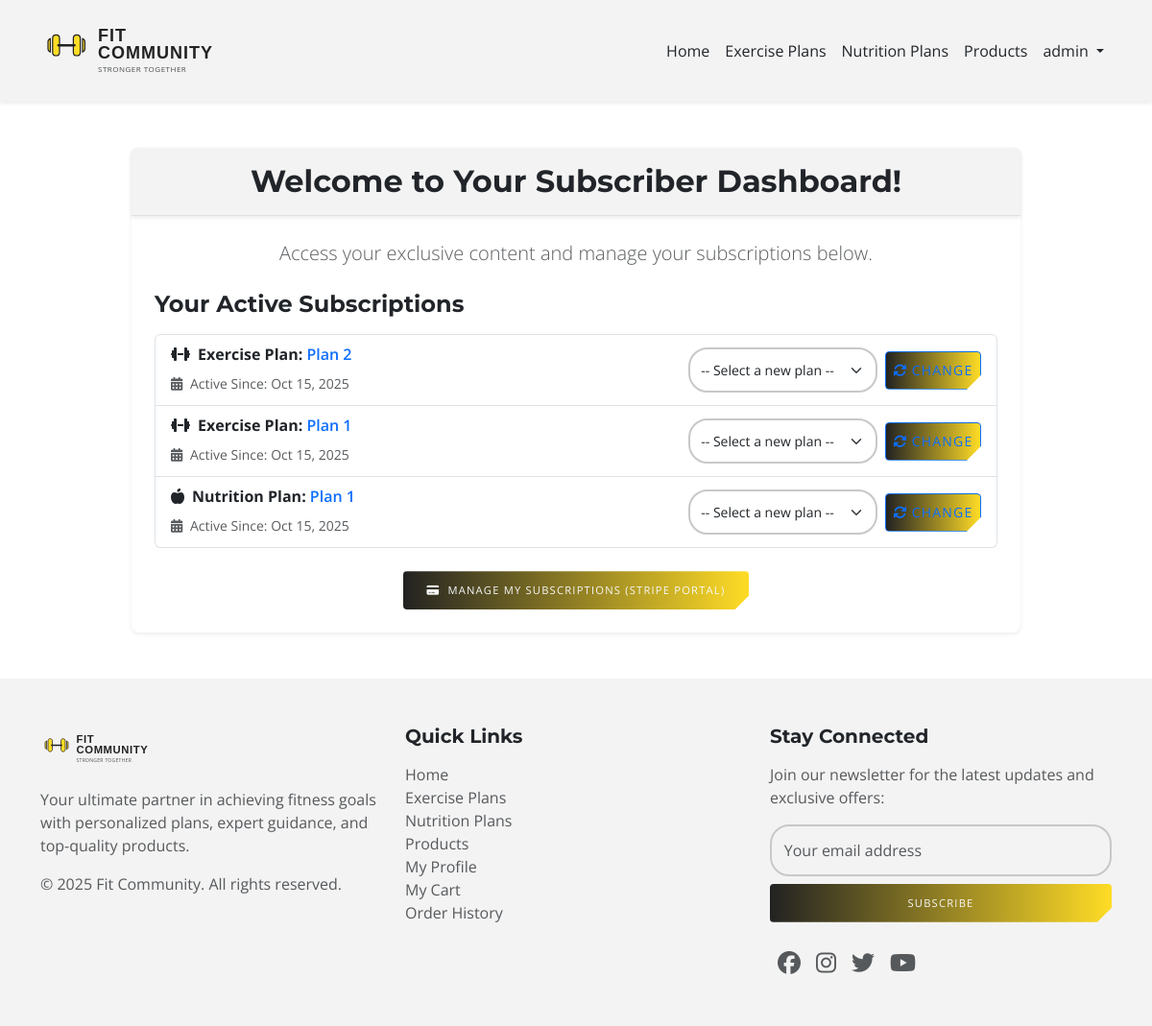
Screenshot of /subscriptions/dashboard/ (signed in) with the database file from the repository.
### subscriptions/models.py (models this page shows, shortened)
class Subscription(models.Model):
    user = models.ForeignKey(
        User, on_delete=models.CASCADE, related_name='subscriptions'
    )
    exercise_plan = models.ForeignKey(
        ExercisePlan, on_delete=models.SET_NULL, null=True, blank=True
    )
    nutrition_plan = models.ForeignKey(
        NutritionPlan, on_delete=models.SET_NULL, null=True, blank=True
    )
    stripe_subscription_id = models.CharField(
        max_length=255, unique=True, blank=True, null=True
    )
    stripe_customer_id = models.CharField(
        max_length=255, blank=True, null=True
    )
    start_date = models.DateTimeField(auto_now_add=True)
    end_date = models.DateTimeField(null=True, blank=True)
    is_active = models.BooleanField(default=True)
    class Meta:
        unique_together = ('user', 'exercise_plan', 'nutrition_plan')

### fitness/models.py (models this page shows, shortened)
class ExercisePlan(models.Model):
    title = models.CharField(max_length=100)
    description = models.TextField()
    price = models.DecimalField(max_digits=8, decimal_places=2)
    duration_weeks = models.PositiveIntegerField()
    stripe_price_id = models.CharField(
        max_length=255, blank=True, null=True, unique=True
    )
    image = models.ImageField(upload_to='plan_images/', blank=True, null=True)

class NutritionPlan(models.Model):
    title = models.CharField(max_length=100)
    description = models.TextField()
    price = models.DecimalField(max_digits=8, decimal_places=2)
    duration_weeks = models.PositiveIntegerField()
    stripe_price_id = models.CharField(
        max_length=255, blank=True, null=True, unique=True
    )
    image = models.ImageField(upload_to='plan_images/', blank=True, null=True)

### subscriptions/views.py (the view)
@login_required
def subscribed_dashboard(request):
    if not has_active_subscription(request.user):
        messages.warning(request, 'Active subscription required.')
        return redirect('home')
    from fitness.models import ExercisePlan, NutritionPlan  # safe import here
    active = Subscription.objects.filter(user=request.user, is_active=True)
    active_exercise_ids = [
        sub.exercise_plan.id for sub in active if sub.exercise_plan
    ]
    active_nutrition_ids = [
        sub.nutrition_plan.id for sub in active if sub.nutrition_plan
    ]
    available_exercise_plans = ExercisePlan.objects.exclude(
        id__in=active_exercise_ids
    )
    available_nutrition_plans = NutritionPlan.objects.exclude(
        id__in=active_nutrition_ids
    )
    context = {
        "active_subscriptions": active,
        "available_exercise_plans": available_exercise_plans,
        "available_nutrition_plans": available_nutrition_plans,
    }
    return render(
        request,
        'registration/subscribed_dashboard.html',
        context,
    )

### subscriptions/views.py (called while the page is built)
def has_active_subscription(user, plan_type=None, plan_id=None):
    if not user.is_authenticated:
        return False
    subs = user.subscriptions.filter(is_active=True)
    if plan_type == 'exercise_plan' and plan_id:
        return subs.filter(exercise_plan__id=plan_id).exists()
    if plan_type == 'nutrition_plan' and plan_id:
        return subs.filter(nutrition_plan__id=plan_id).exists()
    if plan_type is None:
        return subs.exists()
    return False

### templates/registration/subscribed_dashboard.html (shortened to what this page needs)
{% extends 'base.html' %}
{% block content %}
<div class="container my-5">
    <div class="row justify-content-center">
        <div class="col-lg-10 col-md-12">
            <div class="card shadow-sm border-0">
                <div class="card-header bg-custom-header py-3">
                    <h2 class="mb-0 text-center text-dark">Welcome to Your Subscriber Dashboard!</h2>
                </div>
                <div class="card-body p-4">
                    <p class="lead text-center text-muted mb-4">Access your exclusive content and manage your subscriptions below.</p>
                    <h4 class="mb-3 fw-bold">Your Active Subscriptions</h4>
                    {% if active_subscriptions %}
                        <div class="list-group mb-4">
                            {% for sub in active_subscriptions %}
                                <div class="list-group-item d-flex flex-column flex-sm-row justify-content-between align-items-start align-items-sm-center">
                                    <div>
                                        {% if sub.exercise_plan %}
                                            <strong class="text-dark">
                                                <i class="fas fa-dumbbell me-2"></i>Exercise Plan:
                                            </strong>
                                            <a href="{% url 'exercise_plan_content' sub.exercise_plan.id %}"
                                            class="text-decoration-none hover-accent text-primary fw-semibold">
                                                {{ sub.exercise_plan.title }}
                                            </a>
                                        {% elif sub.nutrition_plan %}
                                            <strong class="text-dark">
                                                <i class="fas fa-apple-alt me-2"></i>Nutrition Plan:
                                            </strong>
                                            <a href="{% url 'nutrition_plan_content' sub.nutrition_plan.id %}"
                                            class="text-decoration-none hover-accent text-primary fw-semibold">
                                                {{ sub.nutrition_plan.title }}
                                            </a>
                                        {% endif %}
                                        <p class="mb-1 mt-2 text-muted small">
                                            <i class="fas fa-calendar-alt me-1"></i> Active Since: {{ sub.start_date|date:"M d, Y" }}
                                        </p>
                                    </div>
                                    <div class="mt-3 mt-sm-0">
                                        <form method="POST" action="{% url 'update_subscription' sub.stripe_subscription_id %}" class="d-flex align-items-center">
                                            <select name="new_plan_id" class="form-select form-select-sm me-2" style="min-width: 180px;" required>
                                                <option value="">-- Select a new plan --</option>
                                            </select>
                                            <button type="submit" class="btn btn-sm btn-outline-primary text-nowrap d-flex align-items-center justify-content-center px-3 py-1" style="min-width: 100px;">
                                                <i class="fas fa-sync-alt me-1"></i>
                                                <span>change</span>
                                            </button>
                                        </form>
                                    </div>
                                </div>
                            {% empty %}
                                <div class="text-center py-4">
                                    <p class="text-muted mb-0">You currently have no active subscriptions.</p>
                                    <a href="{% url 'plans' %}" class="btn btn-primary btn-sm mt-2">Browse Plans</a>
                                </div>
                            {% endfor %}
                        </div>
                        <div class="text-center mt-4">
                            <a href="https://billing.stripe.com/p/login/test_00w5kD3Lx4TA3mf7xL2Nq00" target="_blank" rel="noopener noreferrer" class="custom-btn">
                                <i class="fas fa-credit-card me-2"></i>Manage My Subscriptions (Stripe Portal)
                            </a>
                        </div>
                    {% endif %}
                </div>
            </div>
        </div>
    </div>
</div>
{% endblock %}

### templates/components/header.html (shortened to what this page needs)
{% load static %}
<header>
    <nav class="navbar navbar-expand-lg navbar-light bg-custom-header py-2">
        <div class="container">
            <a class="navbar-brand" href="{% url 'home' %}">
                <img src="{% static 'images/fclogo.svg' %}" alt="Fitness Site Logo" class="header-logo">
            </a>
            <div class="collapse navbar-collapse d-none d-lg-flex" id="navbarNav">
                <ul class="navbar-nav ms-auto">
                    <li class="nav-item">
                        <a class="nav-link" href="{% url 'home' %}">Home</a>
                    </li>
                    <li class="nav-item">
                        <a class="nav-link" href="{% url 'exercise_plan_list' %}">Exercise Plans</a>
                    </li>
                    <li class="nav-item">
                        <a class="nav-link" href="{% url 'nutrition_plan_list' %}">Nutrition Plans</a>
                    </li>
                    <li class="nav-item">
                        <a class="nav-link" href="{% url 'product_list' %}">Products</a>
                    </li>
                    {% if user.is_authenticated %}
                        <li class="nav-item dropdown">
                            <a class="nav-link dropdown-toggle" href="#" id="navbarDropdownDesktop" role="button" data-bs-toggle="dropdown" aria-expanded="false">
                                {{ user.username }}
                            </a>
                        </li>
                    {% endif %}
                </ul>
            </div>
        </div>
    </nav>
</header>

### static/css/style.css (style rules this page uses)
:root { --primary-accent: #ffdc26; --highlight-bg: #f3f3f3; --gradient-start: #222; --gradient-end: var(--primary-accent); --dark-text: #212529; --light-text: #f8f9fa; --header-bg: #f3f3f3; --footer-bg: #f3f3f3; --dark-section-bg: #222; --light-section-bg: #fff; --secondary-text-light-bg: #6c757d; --secondary-text-dark-bg: #adb5bd; --dashboard-primary-icon-bg: var(--primary-accent); --dashboard-secondary-icon-bg: #0dcaf0; --dashboard-warning-icon-bg: #ffc107; --dashboard-danger-bg: #dc3545; --dashboard-inactive-bg: #6c757d; --input-border-color: rgb(200, 200, 200); --input-focus-border-color: rgb(150, 150, 200); --input-label-color: rgb(100, 100, 100); --input-label-bg: #e8e8e8; }
body { font-family: 'Open Sans', sans-serif; color: var(--dark-text); background-color: #fff; }
h1, h2, h3, h4, h5, h6, .navbar-brand { font-family: 'Montserrat', sans-serif; font-weight: 700; }
button, .custom-btn { border-radius: .25rem; text-transform: uppercase; font-style: normal; font-weight: 400; padding-left: 25px; padding-right: 25px; color: var(--light-text); -webkit-clip-path: polygon(0 0,0 0,100% 0,100% 0, 100% calc(100% - 15px),calc(100% - 15px) 100%,15px 100%,0 100%); clip-path: polygon(0 0,0 0,100% 0,100% 0, 100% calc(100% - 15px),calc(100% - 15px) 100%,15px 100%,0 100%); height: 40px; font-size: 0.7rem; line-height: 14px; letter-spacing: 1.2px; transition: .2s .1s; background-image: linear-gradient(90deg, var(--gradient-start), var(--gradient-end)); border: 0 solid; overflow: hidden; display: inline-flex; align-items: center; justify-content: center; text-decoration: none; }
.form-control, .form-select { border: 2px solid var(--input-border-color); border-radius: 20px !important; padding: 0.8em; background-color: transparent; color: var(--dark-text); }
.bg-custom-header { background-color: var(--header-bg) !important; box-shadow: 0 2px 4px rgba(0,0,0,0.08); }
.navbar-light .navbar-nav .nav-link { color: var(--dark-text); }
.navbar-light .navbar-brand { color: var(--dark-text); }
.card { background-color: var(--light-section-bg); border-color: #e0e0e0; border-radius: .5rem; }
.card-header { background-color: var(--highlight-bg); border-bottom: 1px solid #e0e0e0; }
.header-logo { height: 80px; margin-right: 10px; }

### rows the page displays
Subscription: exercise_plan "Plan 2", start_date "Oct 15, 2025"
Subscription: exercise_plan "Plan 1", start_date "Oct 15, 2025"
Subscription: nutrition_plan "Plan 1", start_date "Oct 15, 2025"

### other values shown
{{ user.username }} "admin"
